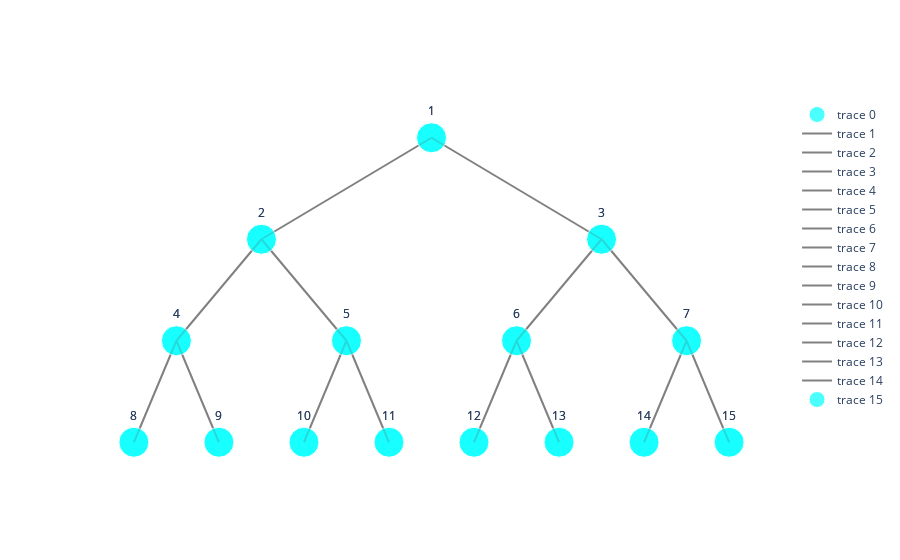

Here is the notebook cell this chart was saved with:
### Code cell
import plotly.graph_objects as go


def plot_binary_tree(node_colors, node_sizes):
    if len(node_colors) != 15 or len(node_sizes) != 15:
        print("Please provide the color and size for all 15 nodes!")
        return

    # Define node positions
    x = [0, -1, 1, -1.5, -0.5, 0.5, 1.5, -1.75, -1.25, -0.75, -0.25, 0.25, 0.75, 1.25, 1.75]
    y = [3, 2, 2, 1, 1, 1, 1, 0, 0, 0, 0, 0, 0, 0, 0]

    # Create node traces
    nodes_trace = go.Scatter(
        x=x,
        y=y,
        mode="markers+text",
        marker=dict(size=node_sizes, color=node_colors),
        text=[str(i) for i in range(1, 16)],  # Label nodes 1-15
        textposition="top center"
    )

    
    fig = go.Figure(nodes_trace)
    # Define lines connecting the nodes
    for idx, (start, end) in enumerate(lines, 1):
        x_values = [start[0], end[0], None]
        y_values = [start[1], end[1], None]
        line_trace = go.Scatter(
            x=x_values,
            y=y_values,
            mode="lines",
            line=dict(color="gray"),
        )
        fig.add_trace(line_trace)

    fig.add_trace(nodes_trace)
    # Adjust layout settings to remove background and axes
    fig.update_layout(
        plot_bgcolor="rgba(0, 0, 0, 0)", # Transparent background
        paper_bgcolor="rgba(0, 0, 0, 0)", # Transparent surrounding area
        xaxis=dict(showgrid=False, zeroline=False, showticklabels=False),
        yaxis=dict(showgrid=False, zeroline=False, showticklabels=False),
    )

    fig.show()

# Example usage:
scores = [10, 20, 30, 40, 50, 60, 70, 80, 90, 100, 110, 120, 130, 140, 150]
sizes = 15*[30]

plot_binary_tree(colors, sizes)

### Figure 1 — Plotly figure (JSON) as saved in the notebook; plotly's stock layout.template omitted (floating-point values rounded to 4 significant figures)
{"data": [{"marker": {"color": ["cyan", "cyan", "cyan", "cyan", "cyan", "cyan", "cyan", "cyan", "cyan", "cyan", "cyan", "cyan", "cyan", "cyan", "cyan"], "size": [30, 30, 30, 30, 30, 30, 30, 30, 30, 30, 30, 30, 30, 30, 30]}, "mode": "markers+text", "text": ["1", "2", "3", "4", "5", "6", "7", "8", "9", "10", "11", "12", "13", "14", "15"], "textposition": "top center", "type": "scatter", "x": [0, -1, 1, -1.5, -0.5, 0.5, 1.5, -1.75, -1.25, -0.75, -0.25, 0.25, 0.75, 1.25, 1.75], "y": [3, 2, 2, 1, 1, 1, 1, 0, 0, 0, 0, 0, 0, 0, 0]}, {"line": {"color": "gray"}, "mode": "lines", "type": "scatter", "x": [0, -1, null], "y": [3, 2, null]}, {"line": {"color": "gray"}, "mode": "lines", "type": "scatter", "x": [0, 1, null], "y": [3, 2, null]}, {"line": {"color": "gray"}, "mode": "lines", "type": "scatter", "x": [-1, -1.5, null], "y": [2, 1, null]}, {"line": {"color": "gray"}, "mode": "lines", "type": "scatter", "x": [-1, -0.5, null], "y": [2, 1, null]}, {"line": {"color": "gray"}, "mode": "lines", "type": "scatter", "x": [1, 0.5, null], "y": [2, 1, null]}, {"line": {"color": "gray"}, "mode": "lines", "type": "scatter", "x": [1, 1.5, null], "y": [2, 1, null]}, {"line": {"color": "gray"}, "mode": "lines", "type": "scatter", "x": [-1.5, -1.75, null], "y": [1, 0, null]}, {"line": {"color": "gray"}, "mode": "lines", "type": "scatter", "x": [-1.5, -1.25, null], "y": [1, 0, null]}, {"line": {"color": "gray"}, "mode": "lines", "type": "scatter", "x": [-0.5, -0.75, null], "y": [1, 0, null]}, {"line": {"color": "gray"}, "mode": "lines", "type": "scatter", "x": [-0.5, -0.25, null], "y": [1, 0, null]}, {"line": {"color": "gray"}, "mode": "lines", "type": "scatter", "x": [0.5, 0.25, null], "y": [1, 0, null]}, {"line": {"color": "gray"}, "mode": "lines", "type": "scatter", "x": [0.5, 0.75, null], "y": [1, 0, null]}, {"line": {"color": "gray"}, "mode": "lines", "type": "scatter", "x": [1.5, 1.25, null], "y": [1, 0, null]}, {"line": {"color": "gray"}, "mode": "lines", "type": "scatter", "x": [1.5, 1.75, null], "y": [1, 0, null]}, {"marker": {"color": ["cyan", "cyan", "cyan", "cyan", "cyan", "cyan", "cyan", "cyan", "cyan", "cyan", "cyan", "cyan", "cyan", "cyan", "cyan"], "size": [30, 30, 30, 30, 30, 30, 30, 30, 30, 30, 30, 30, 30, 30, 30]}, "mode": "markers+text", "text": ["1", "2", "3", "4", "5", "6", "7", "8", "9", "10", "11", "12", "13", "14", "15"], "textposition": "top center", "type": "scatter", "x": [0, -1, 1, -1.5, -0.5, 0.5, 1.5, -1.75, -1.25, -0.75, -0.25, 0.25, 0.75, 1.25, 1.75], "y": [3, 2, 2, 1, 1, 1, 1, 0, 0, 0, 0, 0, 0, 0, 0]}], "layout": {"paper_bgcolor": "rgba(0, 0, 0, 0)", "plot_bgcolor": "rgba(0, 0, 0, 0)", "xaxis": {"showgrid": false, "showticklabels": false, "zeroline": false}, "yaxis": {"showgrid": false, "showticklabels": false, "zeroline": false}}}
